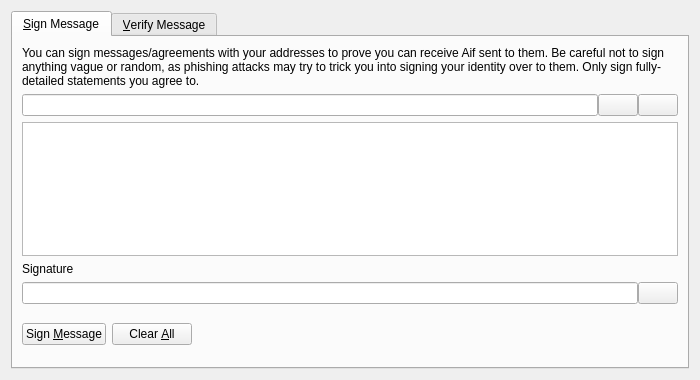
<?xml version="1.0" encoding="UTF-8"?>
<ui version="4.0">
 <class>SignVerifyMessageDialog</class>
 <widget class="QDialog" name="SignVerifyMessageDialog">
  <property name="geometry">
   <rect>
    <x>0</x>
    <y>0</y>
    <width>700</width>
    <height>380</height>
   </rect>
  </property>
  <property name="windowTitle">
   <string>Signatures - Sign / Verify a Message</string>
  </property>
  <property name="modal">
   <bool>true</bool>
  </property>
  <layout class="QVBoxLayout" name="verticalLayout">
   <item>
    <widget class="QTabWidget" name="tabWidget">
     <property name="currentIndex">
      <number>0</number>
     </property>
     <widget class="QWidget" name="tabSignMessage">
      <attribute name="title">
       <string>&amp;Sign Message</string>
      </attribute>
      <layout class="QVBoxLayout" name="verticalLayout_SM">
       <item>
        <widget class="QLabel" name="infoLabel_SM">
         <property name="text">
          <string>You can sign messages/agreements with your addresses to prove you can receive Aif sent to them. Be careful not to sign anything vague or random, as phishing attacks may try to trick you into signing your identity over to them. Only sign fully-detailed statements you agree to.</string>
         </property>
         <property name="textFormat">
          <enum>Qt::PlainText</enum>
         </property>
         <property name="wordWrap">
          <bool>true</bool>
         </property>
        </widget>
       </item>
       <item>
        <layout class="QHBoxLayout" name="horizontalLayout_1_SM">
         <property name="spacing">
          <number>0</number>
         </property>
         <item>
          <widget class="QValidatedLineEdit" name="addressIn_SM">
           <property name="toolTip">
            <string>The Aif address to sign the message with</string>
           </property>
          </widget>
         </item>
         <item>
          <widget class="QPushButton" name="addressBookButton_SM">
           <property name="toolTip">
            <string>Choose previously used address</string>
           </property>
           <property name="text">
            <string/>
           </property>
           <property name="shortcut">
            <string>Alt+A</string>
           </property>
           <property name="autoDefault">
            <bool>false</bool>
           </property>
          </widget>
         </item>
         <item>
          <widget class="QPushButton" name="pasteButton_SM">
           <property name="toolTip">
            <string>Paste address from clipboard</string>
           </property>
           <property name="text">
            <string/>
           </property>
           <property name="shortcut">
            <string>Alt+P</string>
           </property>
           <property name="autoDefault">
            <bool>false</bool>
           </property>
          </widget>
         </item>
        </layout>
       </item>
       <item>
        <widget class="QPlainTextEdit" name="messageIn_SM">
         <property name="toolTip">
          <string>Enter the message you want to sign here</string>
         </property>
        </widget>
       </item>
       <item>
        <widget class="QLabel" name="signatureLabel_SM">
         <property name="text">
          <string>Signature</string>
         </property>
         <property name="textFormat">
          <enum>Qt::PlainText</enum>
         </property>
        </widget>
       </item>
       <item>
        <layout class="QHBoxLayout" name="horizontalLayout_2_SM">
         <property name="spacing">
          <number>0</number>
         </property>
         <item>
          <widget class="QLineEdit" name="signatureOut_SM">
           <property name="font">
            <font>
             <italic>true</italic>
            </font>
           </property>
           <property name="readOnly">
            <bool>true</bool>
           </property>
          </widget>
         </item>
         <item>
          <widget class="QPushButton" name="copySignatureButton_SM">
           <property name="toolTip">
            <string>Copy the current signature to the system clipboard</string>
           </property>
           <property name="text">
            <string/>
           </property>
           <property name="autoDefault">
            <bool>false</bool>
           </property>
          </widget>
         </item>
        </layout>
       </item>
       <item>
        <layout class="QHBoxLayout" name="horizontalLayout_3_SM">
         <item>
          <widget class="QPushButton" name="signMessageButton_SM">
           <property name="toolTip">
            <string>Sign the message to prove you own this Aif address</string>
           </property>
           <property name="text">
            <string>Sign &amp;Message</string>
           </property>
           <property name="autoDefault">
            <bool>false</bool>
           </property>
          </widget>
         </item>
         <item>
          <widget class="QPushButton" name="clearButton_SM">
           <property name="toolTip">
            <string>Reset all sign message fields</string>
           </property>
           <property name="text">
            <string>Clear &amp;All</string>
           </property>
           <property name="autoDefault">
            <bool>false</bool>
           </property>
          </widget>
         </item>
         <item>
          <spacer name="horizontalSpacer_1_SM">
           <property name="orientation">
            <enum>Qt::Horizontal</enum>
           </property>
           <property name="sizeHint" stdset="0">
            <size>
             <width>40</width>
             <height>48</height>
            </size>
           </property>
          </spacer>
         </item>
         <item>
          <widget class="QLabel" name="statusLabel_SM">
           <property name="font">
            <font>
             <weight>75</weight>
             <bold>true</bold>
            </font>
           </property>
           <property name="text">
            <string/>
           </property>
           <property name="wordWrap">
            <bool>true</bool>
           </property>
          </widget>
         </item>
         <item>
          <spacer name="horizontalSpacer_2_SM">
           <property name="orientation">
            <enum>Qt::Horizontal</enum>
           </property>
           <property name="sizeHint" stdset="0">
            <size>
             <width>40</width>
             <height>48</height>
            </size>
           </property>
          </spacer>
         </item>
        </layout>
       </item>
      </layout>
     </widget>
     <widget class="QWidget" name="tabVerifyMessage">
      <attribute name="title">
       <string>&amp;Verify Message</string>
      </attribute>
      <layout class="QVBoxLayout" name="verticalLayout_VM">
       <item>
        <widget class="QLabel" name="infoLabel_VM">
         <property name="text">
          <string>Enter the receiver's address, message (ensure you copy line breaks, spaces, tabs, etc. exactly) and signature below to verify the message. Be careful not to read more into the signature than what is in the signed message itself, to avoid being tricked by a man-in-the-middle attack. Note that this only proves the signing party receives with the address, it cannot prove sendership of any transaction!</string>
         </property>
         <property name="textFormat">
          <enum>Qt::PlainText</enum>
         </property>
         <property name="alignment">
          <set>Qt::AlignLeading|Qt::AlignLeft|Qt::AlignTop</set>
         </property>
         <property name="wordWrap">
          <bool>true</bool>
         </property>
        </widget>
       </item>
       <item>
        <layout class="QHBoxLayout" name="horizontalLayout_1_VM">
         <property name="spacing">
          <number>0</number>
         </property>
         <item>
          <widget class="QValidatedLineEdit" name="addressIn_VM">
           <property name="toolTip">
            <string>The Aif address the message was signed with</string>
           </property>
          </widget>
         </item>
         <item>
          <widget class="QPushButton" name="addressBookButton_VM">
           <property name="toolTip">
            <string>Choose previously used address</string>
           </property>
           <property name="text">
            <string/>
           </property>
           <property name="shortcut">
            <string>Alt+A</string>
           </property>
           <property name="autoDefault">
            <bool>false</bool>
           </property>
          </widget>
         </item>
        </layout>
       </item>
       <item>
        <widget class="QPlainTextEdit" name="messageIn_VM"/>
       </item>
       <item>
        <widget class="QValidatedLineEdit" name="signatureIn_VM"/>
       </item>
       <item>
        <layout class="QHBoxLayout" name="horizontalLayout_2_VM">
         <item>
          <widget class="QPushButton" name="verifyMessageButton_VM">
           <property name="toolTip">
            <string>Verify the message to ensure it was signed with the specified Aif address</string>
           </property>
           <property name="text">
            <string>Verify &amp;Message</string>
           </property>
           <property name="autoDefault">
            <bool>false</bool>
           </property>
          </widget>
         </item>
         <item>
          <widget class="QPushButton" name="clearButton_VM">
           <property name="toolTip">
            <string>Reset all verify message fields</string>
           </property>
           <property name="text">
            <string>Clear &amp;All</string>
           </property>
           <property name="autoDefault">
            <bool>false</bool>
           </property>
          </widget>
         </item>
         <item>
          <spacer name="horizontalSpacer_1_VM">
           <property name="orientation">
            <enum>Qt::Horizontal</enum>
           </property>
           <property name="sizeHint" stdset="0">
            <size>
             <width>40</width>
             <height>48</height>
            </size>
           </property>
          </spacer>
         </item>
         <item>
          <widget class="QLabel" name="statusLabel_VM">
           <property name="font">
            <font>
             <weight>75</weight>
             <bold>true</bold>
            </font>
           </property>
           <property name="text">
            <string/>
           </property>
           <property name="wordWrap">
            <bool>true</bool>
           </property>
          </widget>
         </item>
         <item>
          <spacer name="horizontalSpacer_2_VM">
           <property name="orientation">
            <enum>Qt::Horizontal</enum>
           </property>
           <property name="sizeHint" stdset="0">
            <size>
             <width>40</width>
             <height>48</height>
            </size>
           </property>
          </spacer>
         </item>
        </layout>
       </item>
      </layout>
     </widget>
    </widget>
   </item>
  </layout>
 </widget>
 <customwidgets>
  <customwidget>
   <class>QValidatedLineEdit</class>
   <extends>QLineEdit</extends>
   <header>qvalidatedlineedit.h</header>
  </customwidget>
 </customwidgets>
 <resources>
  <include location="../aif.qrc"/>
 </resources>
 <connections/>
</ui>
